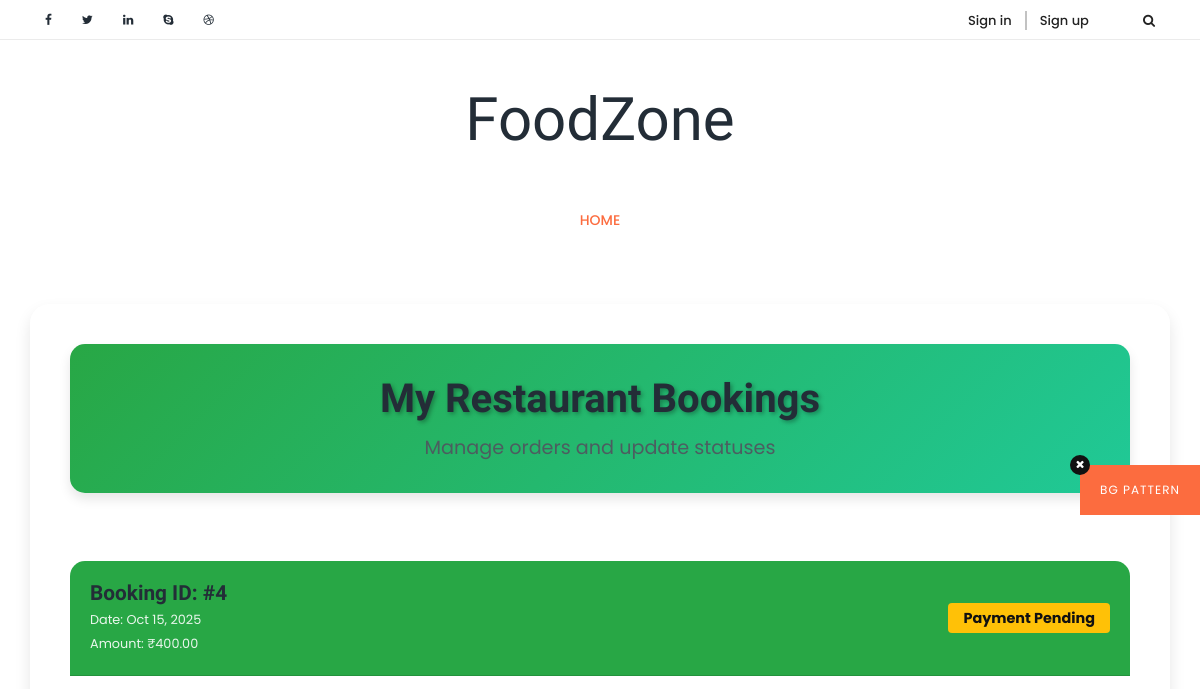
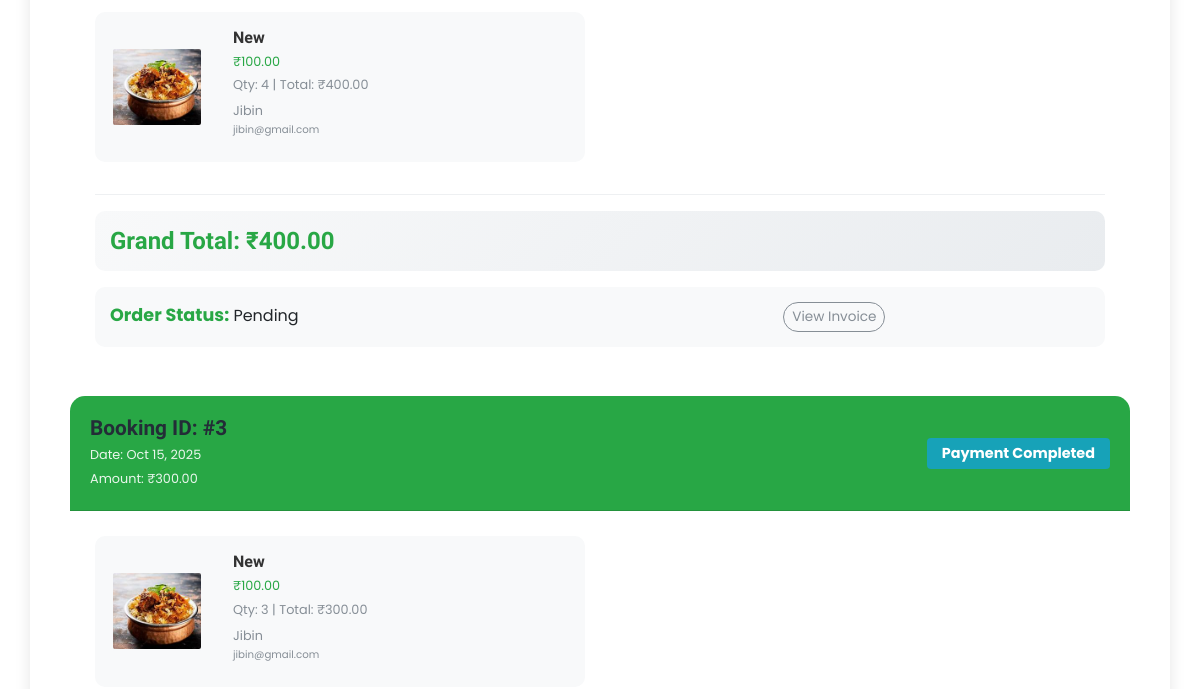
Before: /Project/Restaurant/ViewBooking.php (signed in, upper part) with the older database file (2 pictures, top to bottom).
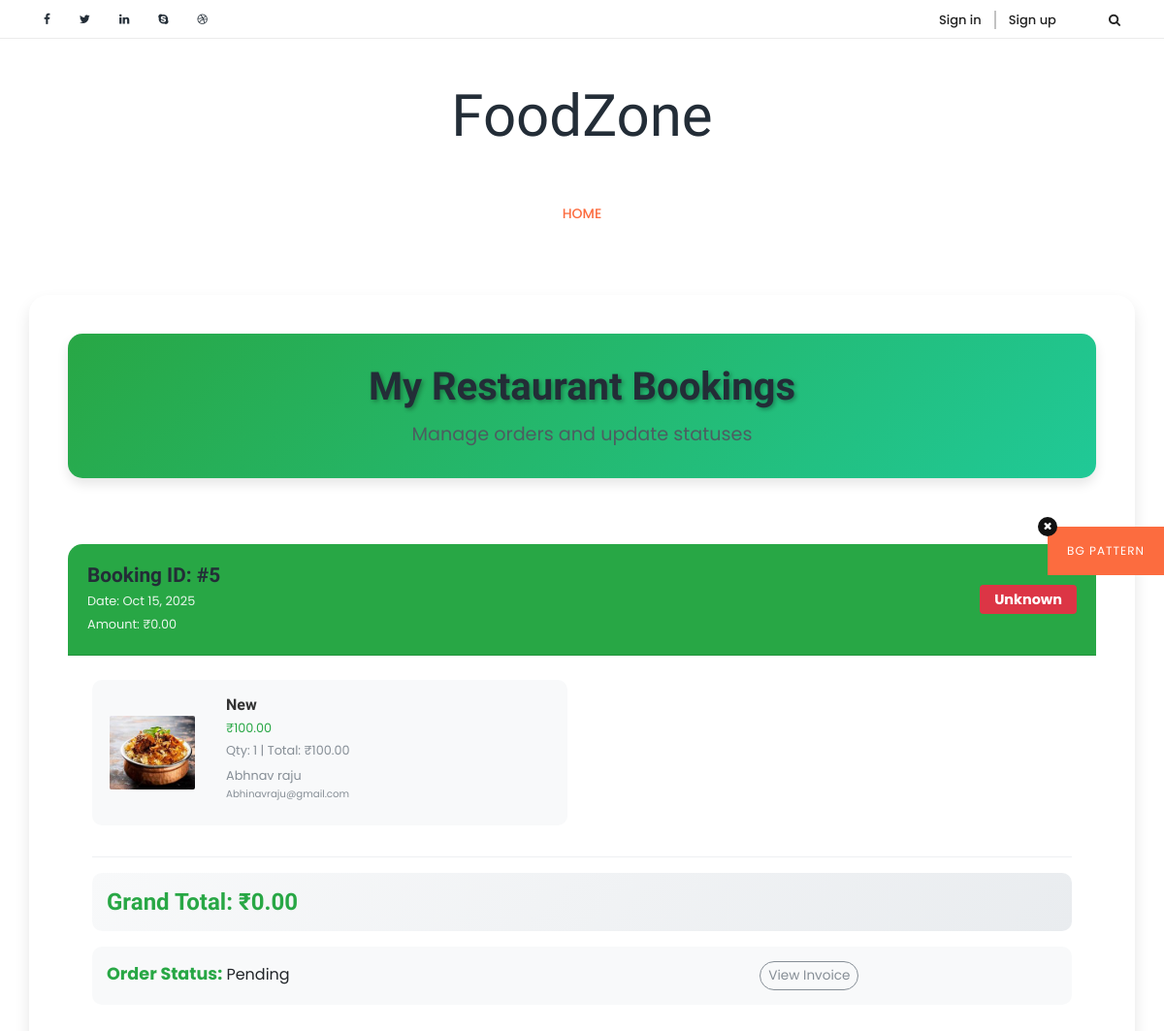
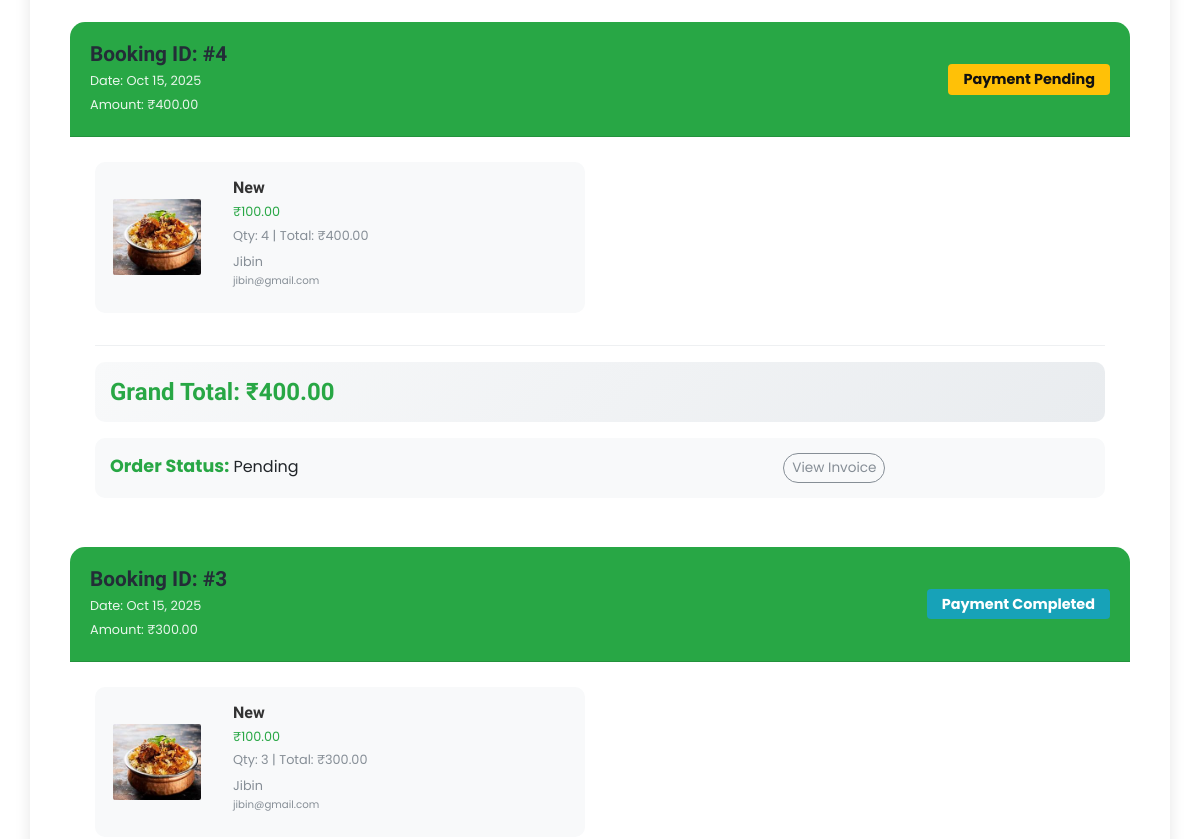
After: the same page with the newer database file (2 pictures, top to bottom).
### tables this page shows
CREATE TABLE `tbl_booking` (
  `booking_id` int(11) NOT NULL,
  `booking_status` int(11) DEFAULT 0,
  `booking_amount` int(11) DEFAULT NULL,
  `booking_date` varchar(50) DEFAULT NULL,
  `deliveryboy_id` int(11) DEFAULT NULL,
  `user_id` int(11) DEFAULT NULL
);

CREATE TABLE `tbl_cart` (
  `cart_id` int(11) NOT NULL,
  `cart_qty` int(11) DEFAULT 1,
  `cart_status` int(11) DEFAULT 0,
  `booking_id` int(11) DEFAULT NULL,
  `food_id` int(11) DEFAULT NULL
);

CREATE TABLE `tbl_food` (
  `food_id` int(11) NOT NULL,
  `food_name` varchar(100) DEFAULT NULL,
  `food_details` varchar(200) DEFAULT NULL,
  `food_photo` varchar(200) DEFAULT NULL,
  `food_price` int(11) DEFAULT NULL,
  `foodcategory_id` int(11) DEFAULT NULL,
  `restaurant_id` int(11) DEFAULT NULL,
  `food_status` int(11) NOT NULL DEFAULT 1
);

CREATE TABLE `tbl_user` (
  `user_id` int(11) NOT NULL,
  `user_name` varchar(100) DEFAULT NULL,
  `user_gender` varchar(50) DEFAULT NULL,
  `user_email` varchar(100) DEFAULT NULL,
  `user_contact` varchar(100) DEFAULT NULL,
  `user_password` varchar(100) DEFAULT NULL,
  `user_address` varchar(200) DEFAULT NULL,
  `user_photo` varchar(200) DEFAULT NULL,
  `user_status` int(11) DEFAULT 0
);

### Project/Restaurant/ViewBooking.php (the view, shortened to what this page needs)
<?php
include("Head.php");
        ?>
<div class="container my-5 unique-rest-bookings-container">
    <div class="row">
        <div class="col-12">
            <div class="unique-rest-bookings-header text-center mb-5">
                <h2 class="unique-rest-bookings-title">My Restaurant Bookings</h2>
                <p class="unique-rest-bookings-subtitle">Manage orders and update statuses</p>
            </div>
        </div>
    </div>
    <div class="row unique-rest-bookings-grid">
        <?php
        $selBookings = "SELECT DISTINCT b.* FROM tbl_booking b
                        INNER JOIN tbl_cart c ON c.booking_id = b.booking_id
                        INNER JOIN tbl_food f ON f.food_id = c.food_id
                        WHERE f.restaurant_id = ? ORDER BY b.booking_id DESC";
        $stmt = $con->prepare($selBookings);
        $stmt->bind_param("i", $_SESSION['rid']);
        $stmt->execute();
        $bookingResult = $stmt->get_result();
        while ($bookingData = $bookingResult->fetch_assoc()) {
            $statusText = '';
            $statusClass = '';
            switch ($bookingData['booking_status']) {
                case 1: $statusText = 'Payment Pending'; $statusClass = 'badge-warning'; break;
                case 2: $statusText = 'Payment Completed'; $statusClass = 'badge-info'; break;
                case 6: $statusText = 'Delivered'; $statusClass = 'badge-success'; break;
                default: $statusText = 'Unknown'; $statusClass = 'badge-danger'; break;
            }
        ?>
        <div class="col-12 mb-4">
            <div class="card unique-rest-booking-card shadow-sm border-0 h-100">
                <div class="card-header unique-rest-booking-header d-flex justify-content-between align-items-center bg-success text-white">
                    <div>
                        <h5 class="mb-0 unique-rest-booking-id">Booking ID: #<?php echo $bookingData['booking_id']; ?></h5>
                        <small class="unique-rest-booking-date">Date: <?php echo date('M d, Y', strtotime($bookingData['booking_date'])); ?></small>
                        <br><small class="unique-rest-booking-amount">Amount: ₹<?php echo number_format($bookingData['booking_amount'], 2); ?></small>
                    </div>
                    <span class="badge <?php echo $statusClass; ?> unique-rest-status-badge"><?php echo $statusText; ?></span>
                </div>
                <div class="card-body unique-rest-booking-body">
                    <div class="row">
                        <?php
                        $selCartItems = "SELECT c.*, f.*, b.*, u.user_name, u.user_email FROM tbl_cart c
                                        INNER JOIN tbl_food f ON f.food_id = c.food_id
                                        INNER JOIN tbl_booking b ON b.booking_id = c.booking_id
                                        INNER JOIN tbl_user u ON u.user_id = b.user_id
                                        WHERE c.booking_id = ? AND f.restaurant_id = ?";
                        $itemStmt = $con->prepare($selCartItems);
                        $itemStmt->bind_param("ii", $bookingData['booking_id'], $_SESSION['rid']);
                        $itemStmt->execute();
                        $cartResult = $itemStmt->get_result();
                        while ($cartData = $cartResult->fetch_assoc()) {
                            $itemTotal = round($cartData['food_price'] * $cartData['cart_qty'], 2);
                            $userInfo = htmlspecialchars($cartData['user_name']) . "<br><small>" . htmlspecialchars($cartData['user_email']) . "</small>";
                        ?>
                        <div class="col-lg-6 col-md-12 mb-3">
                            <div class="unique-rest-item-card card border-0 bg-light">
                                <div class="card-body p-3">
                                    <div class="row align-items-center">
                                        <div class="col-3">
                                            <img src="../Assets/Files/Food/<?php echo htmlspecialchars($cartData['food_photo']); ?>" alt="<?php echo htmlspecialchars($cartData['food_name']); ?>" class="img-fluid rounded unique-rest-item-img" style="height: 80px; object-fit: cover;" />
                                        </div>
                                        <div class="col-9">
                                            <h6 class="unique-rest-item-name mb-1"><?php echo htmlspecialchars($cartData['food_name']); ?></h6>
                                            <p class="unique-rest-item-price mb-1 small text-success fw-bold">₹<?php echo number_format($cartData['food_price'], 2); ?></p>
                                            <p class="unique-rest-item-qty mb-2 small text-muted">Qty: <?php echo $cartData['cart_qty']; ?> | Total: ₹<?php echo number_format($itemTotal, 2); ?></p>
                                            <div class="unique-rest-user-info small text-muted mb-2"><?php echo $userInfo; ?></div>
                                        </div>
                                    </div>
                                </div>
                            </div>
                        </div>
                        <?php
                        }
                        ?>
                    </div>
                    <hr class="unique-rest-divider my-3">
                    <div class="text-end unique-rest-total-section">
                        <h4 class="text-success mb-0">Grand Total: ₹<?php echo number_format($bookingData['booking_amount'], 2); ?></h4>
                    </div>
                    <div class="unique-rest-status-section mt-3">
                        <div class="row">
                            <div class="col-md-8">
                                <strong class="unique-rest-order-status">Order Status:</strong>
                                <?php
                                $status = $bookingData['booking_status'];
                                if ($status == 2) {
                                    echo "Payment Completed - Ready for Packing";
                                    ?>
                                    <a href="ViewBooking.php?updateStatus=<?php echo $bookingData['booking_id']; ?>&status=3" class="btn btn-primary unique-rest-pack-btn ms-2" onclick="return confirm('Mark as Packed? Delivery boy will collect.');">
                                        <i class="fas fa-box"></i> Mark as Packed
                                    </a>
                                    <?php
                                } elseif ($status == 3) {
                                    echo "Packed - Waiting for Delivery Boy Collection";
                                } elseif ($status == 4) {
                                    echo "Shipped";
                                } elseif ($status == 5) {
                                    echo "Out for Delivery";
                                } elseif ($status == 6) {
                                    echo "Delivered";
                                } else {
                                    echo "Pending";
                                }
                                ?>
                            </div>
                            <div class="col-md-4 text-end">
                                <a href="Invoice.php?bid=<?php echo $bookingData['booking_id']; ?>" class="btn btn-outline-secondary btn-sm unique-rest-invoice-btn">
                                    <i class="fas fa-file-invoice"></i> View Invoice
                                </a>
                            </div>
                        </div>
                    </div>
                </div>
            </div>
        </div>
        <?php
        }
        ?>
    </div>
</div>
<?php include("Foot.php"); ?>

### Project/Restaurant/Head.php (shortened to what this page needs)
<!DOCTYPE html>
<html lang="en">
<head>
    <link href="../Assets/Templates/Main/style.css" rel="stylesheet">
    <link href="../Assets/Templates/Main/css/responsive/responsive.css" rel="stylesheet">
</head>
<body>
    <div id="pattern-switcher">
        Bg Pattern
    </div>
    <div id="patter-close">
        <i class="fa fa-times" aria-hidden="true"></i>
    </div>
    <div class="top_header_area">
        <div class="container">
            <div class="row">
                <div class="col-5 col-sm-6">
                    <div class="top_social_bar">
                        <a href="#"><i class="fa fa-facebook" aria-hidden="true"></i></a>
                        <a href="#"><i class="fa fa-twitter" aria-hidden="true"></i></a>
                        <a href="#"><i class="fa fa-linkedin" aria-hidden="true"></i></a>
                        <a href="#"><i class="fa fa-skype" aria-hidden="true"></i></a>
                        <a href="#"><i class="fa fa-dribbble" aria-hidden="true"></i></a>
                    </div>
                </div>
                <div class="col-7 col-sm-6">
                    <div class="signup-search-area d-flex align-items-center justify-content-end">
                        <div class="login_register_area d-flex">
                            <div class="login">
                                <a href="#">Sign in</a>
                            </div>
                            <div class="register">
                                <a href="register.html">Sign up</a>
                            </div>
                        </div>
                        <div class="search_button">
                            <a class="searchBtn" href="#"><i class="fa fa-search" aria-hidden="true"></i></a>
                        </div>
                    </div>
                </div>
            </div>
        </div>
    </div>
    <header class="header_area">
        <div class="container">
            <div class="row">
                <div class="col-12">
                    <div class="logo_area text-center">
                        <a href="index.html" class="yummy-logo">FoodZone</a>
                    </div>
                </div>
            </div>
            <div class="row">
                <div class="col-12">
                    <nav class="navbar navbar-expand-lg">
                        <div class="collapse navbar-collapse justify-content-center" id="yummyfood-nav">
                            <ul class="navbar-nav" id="yummy-nav">
                                <li class="nav-item active">
                                    <a class="nav-link" href="UserHome.php">Home <span class="sr-only">(current)</span></a>
                                </li>
                            </ul>
                        </div>
                    </nav>
                </div>
            </div>
        </div>
    </header>

### Project/Restaurant/Foot.php (shortened to what this page needs)
</body>

### Project/Assets/Templates/Main/style.css (style rules this page uses)
* { margin: 0; padding: 0; }
body { font-family: 'Poppins', sans-serif; position: relative; z-index: auto; }
h1, h2, h3, h4, h5, h6 { font-family: 'Quicksand', sans-serif; font-weight: 700; color: #232d37; line-height: 1.25; }
p { color: #51545f; font-size: 16px; }
img { max-width: 100%; }
ul, ol { margin: 0; padding: 0; }
a, a:hover, a:focus, a:active { text-decoration: none; -webkit-transition-duration: 500ms; transition-duration: 500ms; font-weight: 500; outline: none; }
li { list-style: none; }
.top_header_area { width: 100%; height: 40px; border-bottom: 1px solid #ebebeb; }
.top_header_area .top_social_bar { display: -webkit-box; display: -ms-flexbox; display: flex; height: 40px; -webkit-box-align: center; -ms-flex-align: center; align-items: center; }
.top_header_area .top_social_bar > a { font-size: 12px; color: #232d37; margin-right: 30px; }
.top_header_area .top_social_bar > a:last-of-type { margin-right: 0; }
.top_header_area .signup-search-area { height: 40px; position: relative; z-index: 3; }
.top_header_area .signup-search-area a { font-size: 13px; color: #222; }
.top_header_area .signup-search-area .login a { margin-right: 13px; border-right: 2px solid #c2c2c2; padding-right: 13px; }
.top_header_area .signup-search-area .search_button { margin-left: 54px; }
.logo_area .yummy-logo { font-family: 'Shadows Into Light Two', cursive; font-size: 60px; margin-bottom: 0; padding: 35px 0 20px 0; display: inline-block; color: #232d37; }
.navbar.navbar-expand-lg { padding: 0; }
.navbar.navbar-expand-lg .navbar-nav .nav-link { padding: 25px 30px; color: #232d37; text-transform: uppercase; font-size: 14px; }
.navbar.navbar-expand-lg .navbar-nav .nav-link:hover, .navbar.navbar-expand-lg .navbar-nav .active .nav-link { color: #fc6c3f; }
#pattern-switcher { width: 120px; background-color: #fc6c3f; position: fixed; top: 15%; z-index: 9999; cursor: pointer; height: 50px; right: 0; color: #fff; font-size: 12px; line-height: 50px; text-align: center; text-transform: uppercase; letter-spacing: 1px; -webkit-transition-duration: 500ms; transition-duration: 500ms; }
#patter-close > i { position: fixed; width: 20px; height: 20px; background-color: #111; font-size: 11px; line-height: 20px; border-radius: 50%; right: 110px; top: calc(15% - 10px); text-align: center; z-index: 99999; color: #fff; cursor: pointer; }

### Project/Restaurant/ViewBooking.php (style rules this page uses)
.unique-rest-bookings-container { background: linear-gradient(rgba(255,255,255,0.95), rgba(255,255,255,0.95)); border-radius: 20px; padding: 40px; box-shadow: 0 8px 16px rgba(0,0,0,0.1); }
.unique-rest-bookings-header { background: linear-gradient(135deg, #28a745, #20c997); color: white; padding: 30px; border-radius: 15px; box-shadow: 0 6px 12px rgba(0,0,0,0.1); }
.unique-rest-bookings-title { margin: 0; font-size: 2.5em; font-weight: bold; text-shadow: 2px 2px 4px rgba(0,0,0,0.3); }
.unique-rest-bookings-subtitle { margin: 10px 0 0 0; font-size: 1.2em; opacity: 0.9; }
.unique-rest-bookings-grid { margin-top: 20px; }
.unique-rest-booking-card { border-radius: 15px; transition: all 0.3s ease; overflow: hidden; }
.unique-rest-booking-header { padding: 20px; border-radius: 15px 15px 0 0; }
.unique-rest-booking-id { font-size: 1.3em; font-weight: bold; }
.unique-rest-booking-date, .unique-rest-booking-amount { opacity: 0.9; }
.unique-rest-status-badge { font-size: 0.9em; padding: 8px 15px; }
.unique-rest-booking-body { padding: 25px; }
.unique-rest-item-card { border-radius: 10px; transition: all 0.3s ease; }
.unique-rest-item-img { border: 2px solid #f8f9fa; }
.unique-rest-item-name { color: #333; font-weight: bold; }
.unique-rest-user-info { line-height: 1.4; }
.unique-rest-divider { border-color: #dee2e6; opacity: 0.5; }
.unique-rest-total-section { padding: 15px; background: linear-gradient(135deg, #f8f9fa, #e9ecef); border-radius: 10px; }
.unique-rest-status-section { padding: 15px; background: #f8f9fa; border-radius: 10px; }
.unique-rest-order-status { color: #28a745; font-size: 1.1em; }
.unique-rest-invoice-btn { border-radius: 20px; font-size: 0.85em; transition: all 0.3s ease; }

Changed rows visible on the page:
added tbl_booking: booking_id "5", booking_date "Oct 15, 2025", booking_amount "0.00", booking_status "Unknown", shows "Pending"
added tbl_cart: food.food_photo (picture), food.food_name "New", food.food_price "100.00", cart_qty "1", itemTotal "100.00", tbl_user.user_name "Abhnav raju", tbl_user.user_email "Abhinavraju@gmail.com", shown under "5"
